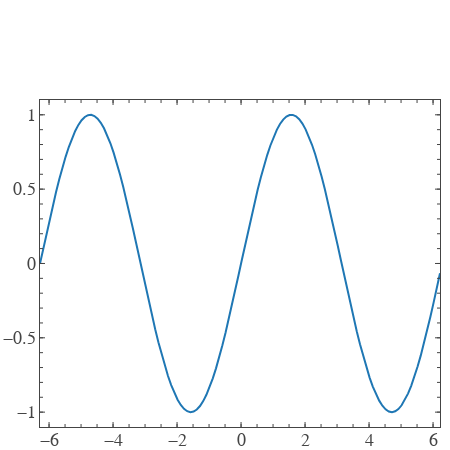

The cell this chart's notebook holds for it:
### Markdown cell above
## Do the same thing using this module!

### Code cell
#import numpy as np
#xarray = np.arange(-2*np.pi, 2*np.pi, 0.1)
plot = tk.plotly()
trace = tk.make_scatter({"x": xarray, "y": np.sin(xarray)})
plot.show(trace)

### Figure 1 — Plotly figure (JSON) as saved in the notebook; plotly's stock layout.template omitted (floating-point values rounded to 4 significant figures)
{"data": [{"type": "scatter", "uid": "def6fba9-2993-4373-ba46-51e80186d996", "x": [-6.283, -6.183, -6.083, -5.983, -5.883, -5.783, -5.683, -5.583, -5.483, -5.383, -5.283, -5.183, -5.083, -4.983, -4.883, -4.783, -4.683, -4.583, -4.483, -4.383, -4.283, -4.183, -4.083, -3.983, -3.883, -3.783, -3.683, -3.583, -3.483, -3.383, -3.283, -3.183, -3.083, -2.983, -2.883, -2.783, -2.683, -2.583, -2.483, -2.383, -2.283, -2.183, -2.083, -1.983, -1.883, -1.783, -1.683, -1.583, -1.483, -1.383, -1.283, -1.183, -1.083, -0.9832, -0.8832, -0.7832, -0.6832, -0.5832, -0.4832, -0.3832, -0.2832, -0.1832, -0.08319, 0.01681, 0.1168, 0.2168, 0.3168, 0.4168, 0.5168, 0.6168, 0.7168, 0.8168, 0.9168, 1.017, 1.117, 1.217, 1.317, 1.417, 1.517, 1.617, 1.717, 1.817, 1.917, 2.017, 2.117, 2.217, 2.317, 2.417, 2.517, 2.617, 2.717, 2.817, 2.917, 3.017, 3.117, 3.217, 3.317, 3.417, 3.517, 3.617, 3.717, 3.817, 3.917, 4.017, 4.117, 4.217, 4.317, 4.417, 4.517, 4.617, 4.717, 4.817, 4.917, 5.017, 5.117, 5.217, 5.317, 5.417, 5.517, 5.617, 5.717, 5.817, 5.917, 6.017, 6.117, 6.217], "y": [2.449e-16, 0.09983, 0.1987, 0.2955, 0.3894, 0.4794, 0.5646, 0.6442, 0.7174, 0.7833, 0.8415, 0.8912, 0.932, 0.9636, 0.9854, 0.9975, 0.9996, 0.9917, 0.9738, 0.9463, 0.9093, 0.8632, 0.8085, 0.7457, 0.6755, 0.5985, 0.5155, 0.4274, 0.335, 0.2392, 0.1411, 0.04158, -0.05837, -0.1577, -0.2555, -0.3508, -0.4425, -0.5298, -0.6119, -0.6878, -0.7568, -0.8183, -0.8716, -0.9162, -0.9516, -0.9775, -0.9937, -0.9999, -0.9962, -0.9825, -0.9589, -0.9258, -0.8835, -0.8323, -0.7728, -0.7055, -0.6313, -0.5507, -0.4646, -0.3739, -0.2794, -0.1822, -0.08309, 0.01681, 0.1165, 0.2151, 0.3115, 0.4048, 0.4941, 0.5784, 0.657, 0.729, 0.7937, 0.8504, 0.8987, 0.938, 0.9679, 0.9882, 0.9985, 0.9989, 0.9894, 0.9699, 0.9407, 0.9022, 0.8546, 0.7985, 0.7344, 0.663, 0.5849, 0.501, 0.4121, 0.3191, 0.2229, 0.1245, 0.02478, -0.07515, -0.1743, -0.2718, -0.3665, -0.4575, -0.544, -0.6251, -0.6999, -0.7677, -0.8278, -0.8797, -0.9228, -0.9566, -0.9809, -0.9954, -1.0, -0.9946, -0.9792, -0.954, -0.9193, -0.8755, -0.8228, -0.762, -0.6935, -0.6181, -0.5366, -0.4496, -0.3582, -0.2632, -0.1656, -0.06632]}, {"type": "scatter", "uid": "85fcf6ec-08e5-4662-b4d4-a52ac8c828f0", "visible": false, "xaxis": "x101", "yaxis": "y101"}, {"type": "scatter", "uid": "0086b581-d355-44d8-88c1-e7ebce223dc2", "visible": false, "xaxis": "x201", "yaxis": "y201"}], "layout": {"font": {"family": "Arial", "size": 18}, "height": 450, "margin": {"b": 0, "l": 0, "r": 10}, "titlefont": {"family": "Arial", "size": 20}, "width": 450, "xaxis": {"anchor": "y", "automargin": true, "dtick": 2, "hoverformat": ".f", "range": [-6.283, 6.217], "showgrid": false, "showline": false, "showticklabels": true, "ticklen": 5, "ticks": "inside", "titlefont": {"family": "Arial", "size": 20}, "zeroline": false}, "xaxis101": {"anchor": "y", "automargin": true, "dtick": 2, "overlaying": "x", "range": [-6.283, 6.217], "scaleanchor": "x", "showgrid": false, "showline": false, "showticklabels": false, "side": "top", "ticklen": 5, "ticks": "inside", "zeroline": false}, "xaxis201": {"anchor": "y", "automargin": true, "dtick": 0.5, "mirror": "ticks", "overlaying": "x", "range": [-6.283, 6.217], "scaleanchor": "x", "showgrid": false, "showline": true, "showticklabels": false, "ticklen": 3, "ticks": "inside", "zeroline": false}, "yaxis": {"anchor": "x", "automargin": true, "dtick": 0.5, "hoverformat": ".f", "range": [-1.1, 1.1], "showgrid": false, "showline": false, "showticklabels": true, "ticklen": 5, "tickprefix": " ", "ticks": "inside", "ticksuffix": " ", "titlefont": {"family": "Arial", "size": 20}, "zeroline": false}, "yaxis101": {"anchor": "x", "automargin": true, "dtick": 0.5, "overlaying": "y", "range": [-1.1, 1.1], "scaleanchor": "y", "showgrid": false, "showline": false, "showticklabels": false, "side": "right", "ticklen": 5, "ticks": "inside", "zeroline": false}, "yaxis201": {"anchor": "x", "automargin": true, "dtick": 0.1, "mirror": "ticks", "overlaying": "y", "range": [-1.1, 1.1], "scaleanchor": "y", "showgrid": false, "showline": true, "showticklabels": false, "ticklen": 3, "ticks": "inside", "zeroline": false}}}
